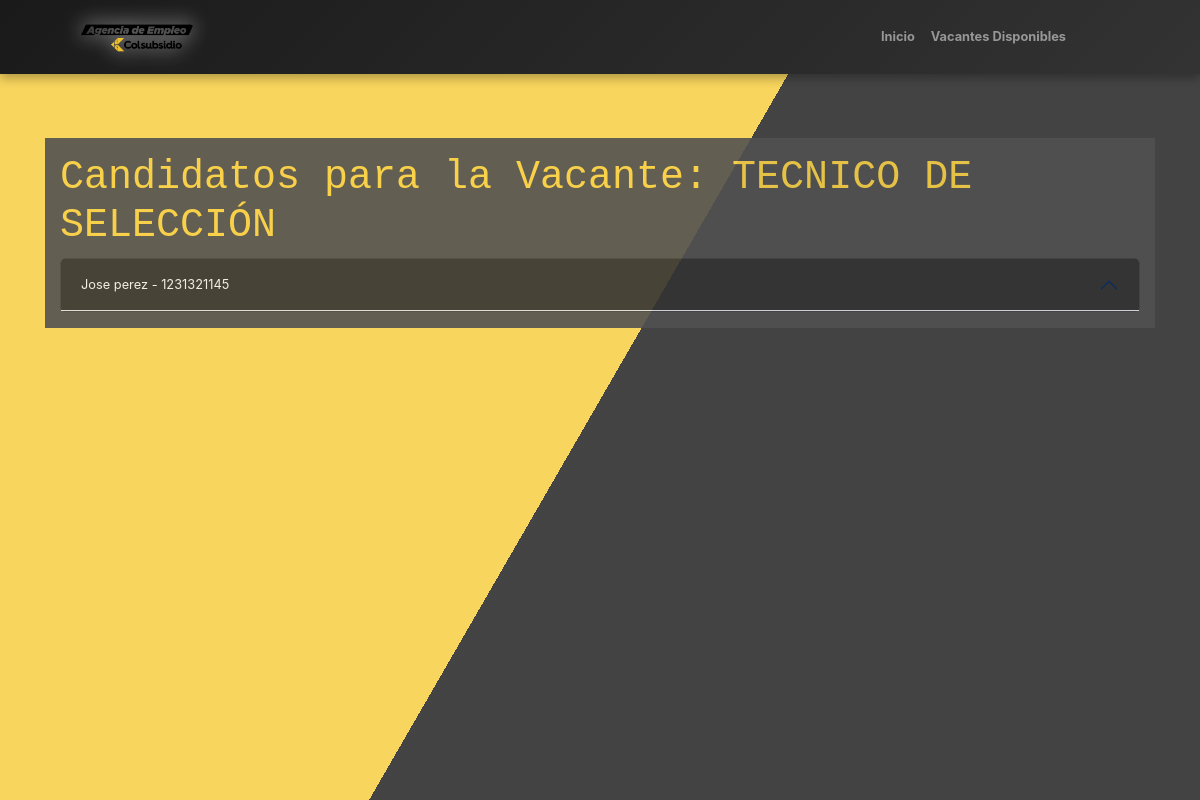
Before: /vacantes/1/candidatos/ with the older database file.
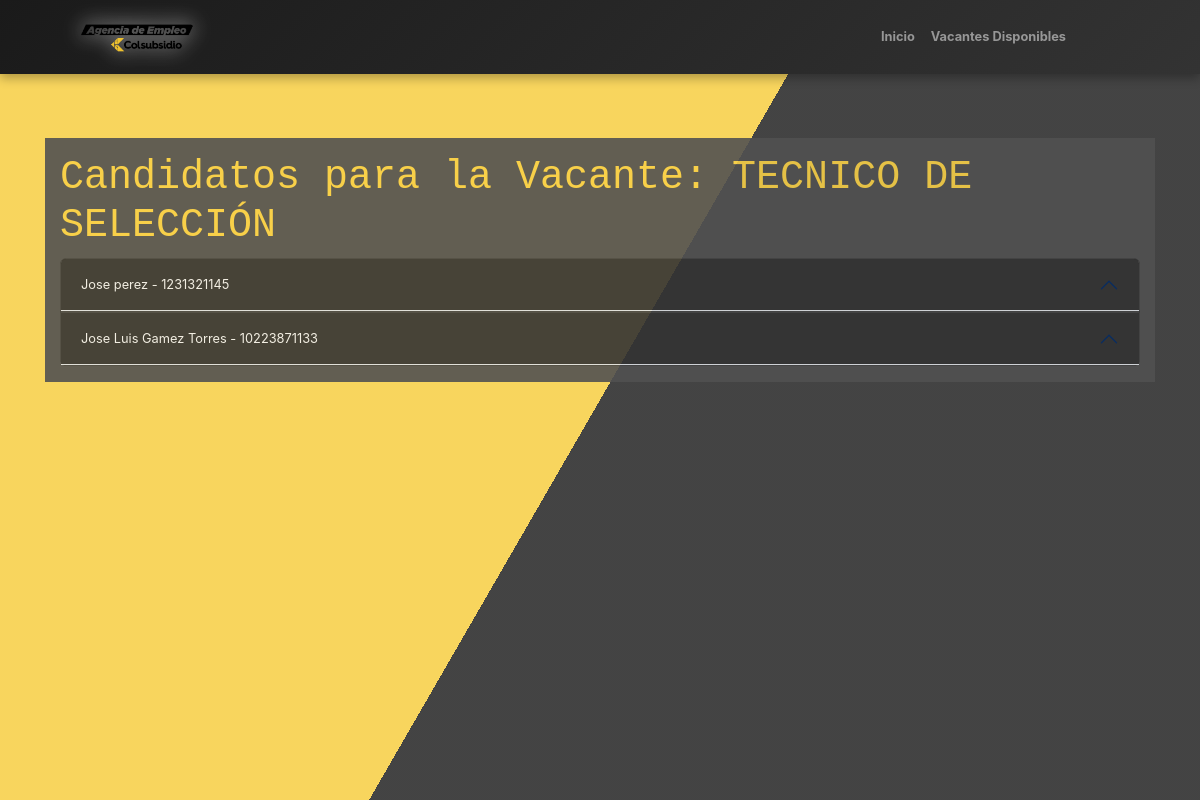
After: the same page with the newer database file.
### vacantes/models.py (models this page shows, shortened)
class RegistroCandidato(models.Model):
    SEX_CHOICES = [
        ('M', 'Mujer'),
        ('H', 'Hombre'),
        ('I', 'Intersexual'),
    ]
    DOCUMENT_TYPE_CHOICES = [
        ('CC', 'CEDULA DE CIUDADANIA'),
        ('PEP', 'PERMISO ESPECIAL DE PERMANENCIA'),
        ('TI', 'TARJETA DE IDENTIDAD'),
        ('DNI', 'DOCUMENTO NACIONAL DE IDENTIFICACION'),
        ('PAS', 'PASAPORTE'),
        ('CE', 'CEDULA DE EXTRANJERIA'),
    ]
    EDUCATION_LEVEL_CHOICES = [
        ('BP', 'BASICA PRIMARIA'),
        ('BS', 'BASICA SECUNDARIA'),
        ('BA', 'BACHILLER ACADEMICO'),
        ('EBA', 'ESTUDIANTE BACHILLER ACADEMICO'),
        ('TL', 'TECNICO LABORAL/PROFESIONAL'),
        ('ETL', 'ESTUDIANTE TECNICO LABORAL/PROFESIONAL'),
        ('T', 'TECNOLOGO'),
        ('ET', 'ESTUDIANTE TECNOLOGO'),
        ('P', 'PROFESIONAL'),
        ('EP', 'ESTUDIANTE PROFESIONAL'),
        ('PG', 'POSGRADO'),
    ]
    SCHEDULE_CHOICES = [
        ('FT', 'TIEMPO COMPLETO'),
        ('PT', 'MEDIO TIEMPO'),
        ('WE', 'FINES DE SEMANA'),
    ]
    SALARY_CHOICES = [
        ('<1', 'Menos de 1 SMMLV'),
        ('1-2', '1 a 2 SMMLV'),
        ('2-4', '2 a 4 SMMLV'),
        ('4-6', '4 a 6 SMMLV'),
        ('6-9', '6 a 9 SMMLV'),
        ('9-12', '9 a 12 SMMLV'),
        ('12-15', '12 a 15 SMMLV'),
        ('15-19', '15 a 19 SMMLV'),
        ('>20', '20 SMMLV en adelante'),
    ]
    DISABILITY_CHOICES = [
        ('SI', 'Sí'),
        ('NO', 'No'),
    ]
    SISE_CHOICES = [
        ('SI', 'Sí'),
        ('NO', 'No'),
    ]
    RECRUITER_CHOICES = [
        ('NN', 'No conoce el nombre'),
        ('AAM', 'Angel Andres Moyano Molano'),
        ('DAP', 'Diego Alejandro Parra Pinto'),
        ('EJC', 'Erika Julieth Cristancho Pérez'),
    ]
    feria = models.CharField(max_length=100, blank=True, null=True)
    fecha_feria = models.DateField(default=date(2025, 1, 1), blank=True, null=True)
    sexo = models.CharField(max_length=1, choices=SEX_CHOICES)
    tipo_documento = models.CharField(max_length=3, choices=DOCUMENT_TYPE_CHOICES)
    numero_documento = models.CharField(max_length=20, unique=True)
    nombres = models.CharField(max_length=100)
    apellidos = models.CharField(max_length=100)
    numero_celular = models.CharField(max_length=15)
    correo_electronico = models.EmailField()
    fecha_nacimiento = models.DateField()
    formacion_academica = models.CharField(max_length=3, choices=EDUCATION_LEVEL_CHOICES)
    programa_academico = models.CharField(max_length=100)
    experiencia_laboral = models.TextField(blank=True, null=True)
    interes_ocupacional = models.TextField(blank=True, null=True)
    localidad_municipio = models.CharField(max_length=100)
    candidato_discapacidad = models.CharField(max_length=2, choices=DISABILITY_CHOICES)
    tipo_discapacidad = models.CharField(max_length=100, blank=True, null=True)
    horario_interesado = models.CharField(max_length=2, choices=SCHEDULE_CHOICES)
    aspiracion_salarial = models.CharField(max_length=5, choices=SALARY_CHOICES)
    registrado_en_sise = models.CharField(max_length=2, choices=SISE_CHOICES)
    tecnico_seleccion = models.CharField(max_length=3, choices=RECRUITER_CHOICES,blank=True, null=True)
    vacantes_disponibles = models.ManyToManyField(Vacante, related_name="candidatos", blank=True)
    class Meta:
        verbose_name = "Registro de Candidato"
        verbose_name_plural = "Registros de Candidatos"

### vacantes/views.py (the view)
# urls.py: path('vacantes/<int:id>/candidatos/', views.lista_candidatos, name='lista_candidatos'),
def lista_candidatos(request, id):
    vacante = get_object_or_404(Vacante, id=id)
    candidatos = vacante.candidatos.all()  # Asumiendo que tienes una relación en el modelo
    return render(request, 'vacantes/lista_candidatos.html', {'vacante': vacante, 'candidatos': candidatos})

### vacantes/templates/vacantes/lista_candidatos.html (shortened to what this page needs)
{% extends 'base.html' %}
{% load static %}
{% block contenido %}
<div class="container-fluid" style="opacity: 90%; background-color: #525252; color: #f1f1f1;">
    <div class="row">
        <div class="col py-3">
            <h1 style="color: #f8d047;">Candidatos para la Vacante: {{ vacante.cargo }}</h1>
            <div class="accordion" id="accordionCandidatos" style="background-color: #333333; border-radius: 8px;">
                {% for candidato in candidatos %}
                <div class="accordion-item" style="background-color: #222222; border: 1px solid #444444;">
                    <h2 class="accordion-header">
                        <button class="accordion-button" type="button" data-bs-toggle="collapse" data-bs-target="#collapse-{{ candidato.id }}" aria-expanded="false" aria-controls="collapse-{{ candidato.id }}" style="background-color: #333333; color: #f1f1f1; border: none;">
                            <small>{{ candidato.nombres }} {{ candidato.apellidos }} - {{ candidato.numero_documento }}</small>
                        </button>
                    </h2>
                </div>
                {% empty %}
                <div class="alert alert-warning">No hay candidatos para esta vacante.</div>
                {% endfor %}
            </div>
        </div>
    </div>
</div>
{% endblock %}

Changed rows visible on the page:
added RegistroCandidato: nombres "Jose Luis", apellidos "Gamez Torres", numero_documento "10223871133"
